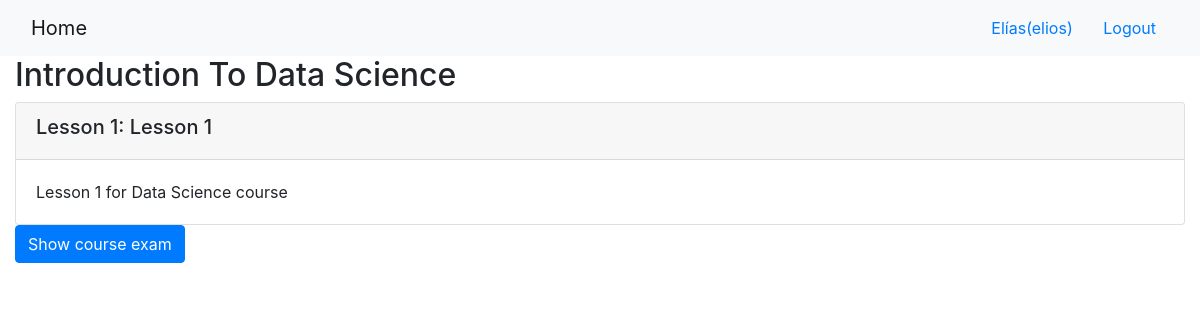
/onlinecourse/1/ (signed in), run on the app's committed database.
### onlinecourse/models.py (models this page shows, shortened)
class Course(models.Model):
    name = models.CharField(null=False, max_length=30, default='online course')
    image = models.ImageField(upload_to='course_images/')
    description = models.CharField(max_length=1000)
    pub_date = models.DateField(null=True)
    instructors = models.ManyToManyField(Instructor)
    users = models.ManyToManyField(settings.AUTH_USER_MODEL, through='Enrollment')
    total_enrollment = models.IntegerField(default=0)
    is_enrolled = False

class Lesson(models.Model):
    title = models.CharField(max_length=200, default="title")
    order = models.IntegerField(default=0)
    course = models.ForeignKey(Course, on_delete=models.CASCADE)
    content = models.TextField()

### onlinecourse/views.py (the view)
# urls.py: path('<int:pk>/', views.CourseDetailView.as_view(), name='course_details'),
class CourseDetailView(generic.DetailView):
    model = Course
    template_name = 'onlinecourse/course_detail_bootstrap.html'

### onlinecourse/templates/onlinecourse/course_detail_bootstrap.html (shortened to what this page needs)
<!DOCTYPE html>
<html lang="en">
<head>
     {% load static %}
    <link rel="stylesheet" href="https://maxcdn.bootstrapcdn.com/bootstrap/4.5.2/css/bootstrap.min.css">
</head>
<body>
    <nav class="navbar navbar-light bg-light">
        <div class="container-fluid">
            <div class="navbar-header">
                  <a class="navbar-brand" href="{% url 'onlinecourse:index' %}">Home</a>
            </div>
            <ul class="nav navbar-nav navbar-right">
                {% if user.is_authenticated %}
                <li>
                    <a class="btn btn-link" href="#">{{ user.first_name }}({{ user.username }})</a>
                    <a class="btn btn-link" href="{% url 'onlinecourse:logout' %}">Logout</a>
                </li>
                {% endif %}
            </ul>
        </div>
    </nav>
    <div class="container-fluid">
            <h2>{{ course.name }}</h2>
            <div class="card-columns-vertical">
                {% for lesson in course.lesson_set.all %}
                    <div class="card mt-1">
                        <div class="card-header"><h5>Lesson {{lesson.order|add:1}}: {{lesson.title}}</h5></div>
                        <div class="card-body">{{lesson.content}}</div>
                    </div>
                {% endfor %}
            </div>
            {% if user.is_authenticated %}
            <p>
                <button class="btn btn-primary"
                        type="button"
                        data-toggle="collapse"
                        data-target="#formCollapse"
                        aria-expanded="false"
                        aria-controls="formCollapse"
                >
                  Show course exam
                </button>
            </p>
            {% else %}
            <h2>Log in to start the test.</h2>
            {% endif %}
    </div>
</body>
</html>

### data on the page
Course: name "Introduction To Data Science"
Lesson: order|add "1", title "Lesson 1", content "Lesson 1 for Data Science course"

### other printed values
{{ user.first_name }} "Elías"
{{ user.username }} "elios"
